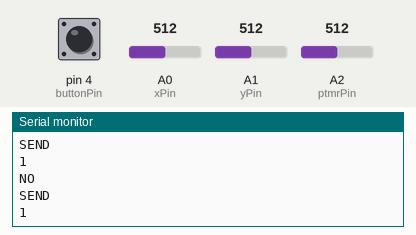
Recording of a sketch running on a simulated Arduino Uno, built with avr-gcc and run on an emulated ATmega328P. Parts: the last lines printed to the serial monitor. The inputs (shaded band) are chosen by the test bench; at power-on: A0 (xPin) = 512, pin 4 (buttonPin) HIGH, A1 (yPin) = 512, A2 (ptmrPin) = 512. No radio packets arrive unless stated.

Above: at 1.2 s.
1.3 s: A0 (xPin) set to 546
At 1.34 s:
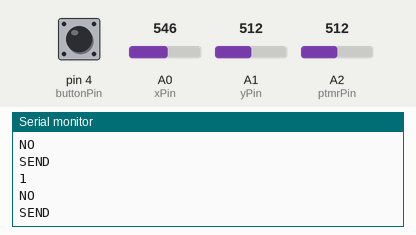
2.8 s: A0 (xPin) set to 578
At 2.87 s:
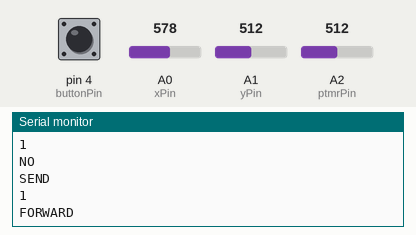

Measured:
- the behaviour switches between 562 and 563 on A0 (xPin) (found by bisection; images 1 and 2)
- after the input at 2.8 s, the serial monitor: prints a new line after 0.06 s (image 2)

The sketch:

joystick.ino
```cpp
#include "common.h"

RF24 radio_gaga(9, 10);
int data[5];

constexpr int xPin = A0;
constexpr int yPin = A1;
constexpr int buttonPin = 4;
constexpr int ptmrPin = A2;
constexpr int tumblrPin = 0;

int xPosition = 0;
int yPosition = 0;
int buttonState = 0;
int tumblrState = 0;
int ptmrState = 0;

int speed = 0;
int direction = 0;


void setup() {
  Serial.begin(9600);
  setup_radio(radio_gaga);
  radio_gaga.openWritingPipe(pipeAddr);

  pinMode(xPin, INPUT);
  pinMode(yPin, INPUT);
  pinMode(buttonPin, INPUT_PULLUP);
  pinMode(tumblrPin, INPUT);
  pinMode(ptmrPin, INPUT);
}
constexpr int DEAD_HIGH = 562;
constexpr int DEAD_LOW = 462;

void loop() {
  xPosition = analogRead(xPin);
  yPosition = analogRead(yPin);
  buttonState = digitalRead(buttonPin);
  tumblrState = digitalRead(tumblrPin);
  ptmrState = analogRead(ptmrPin);


  if (xPosition > DEAD_HIGH) {
    // go forward
    Serial.println("FORWARD");
    direction = Dir::FORWARD;
    speed = map(xPosition, DEAD_HIGH, 1023, 5, 255);
  }
  else if (xPosition < DEAD_LOW) {
    // go backward
    Serial.println("BACKWARD");
    direction = Dir::BACKWARD;
    speed = map(xPosition, DEAD_LOW, 0, 5, 255);
  }
  else if (yPosition > DEAD_HIGH) {
    // go right
    Serial.println("RIGHT");
    direction = Dir::RIGHT;
    speed = 255;
  }
  else if (yPosition < DEAD_LOW) {
    // go left
    Serial.println("LEFT");
    direction = Dir::LEFT;
    speed = 255;
  }
  else {
    Serial.println("NO");
    direction = Dir::NO;
    speed = 0;
  }

  data[0] = direction;
  data[1] = speed;
  data[2] = !buttonState;
  data[3] = tumblrState;
  data[4] = ptmrState;
  if (radio_gaga.write(&data, sizeof(data)))
    Serial.println("SEND");// check delivery: if(radio.write(&data, sizeof(data)))

  Serial.println(buttonState);
  //  Serial.println(speed);
  delay(100);
}
```
